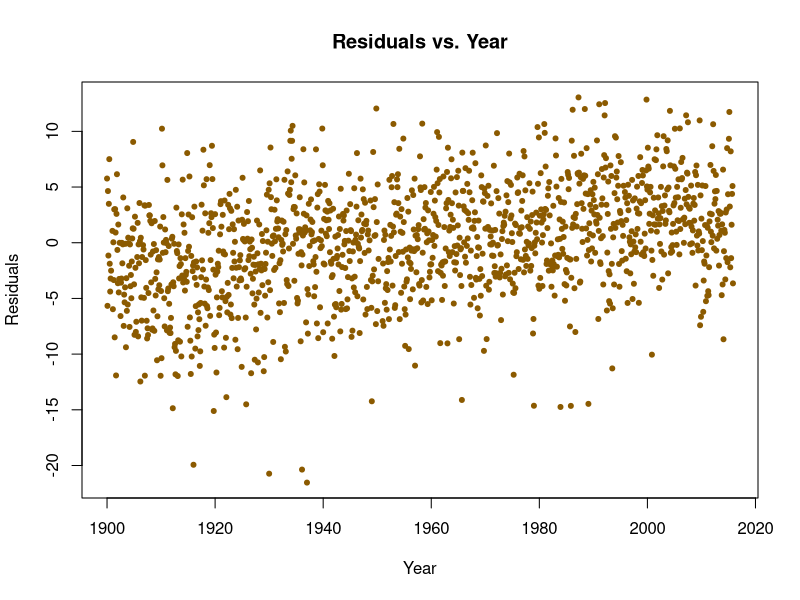
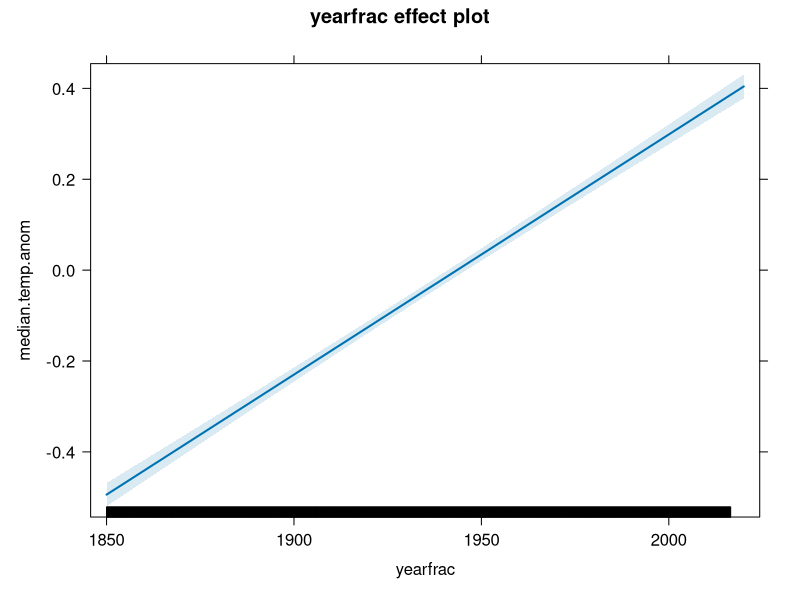

Source code (R) for these figures, in order:
## ---- chunk 1
knitr::opts_chunk$set(echo = TRUE)
## ---- chunk 2
weather = read.csv("rawbozemandata.csv", header = TRUE)

weather$YEAR = substr(as.character(weather$DATE), 0,nchar(weather$DATE)-2)
weather$MONTH = as.factor(substr(as.character(weather$DATE),5,nchar(weather$DATE)))
weather$year = (floor(weather$DATE/100))
weather$Month<-round((weather$DATE/100-weather$year)*100,1)
weather$Yearfrac<-weather$year+(weather$Month-1)/12 #makes it an integer variable
#fit the linear model
lm.weather = lm(MMXT ~ MONTH, data = weather)
#lm.weather$residuals
plot(weather$Yearfrac, lm.weather$residuals, pch = 20, col = "orange4",
     main = "Residuals vs. Year", xlab = "Year", ylab = "Residuals")
## ---- chunk 3
lm.seasoned <- lm(MMXT ~ Yearfrac + MONTH, data = weather)
lm.deseasoned <- lm(lm.weather$residuals ~ Yearfrac, data = weather)
summary(lm.seasoned)
summary(lm.deseasoned)
## ---- chunk 4
hadcrut <- read.table('HadCRUT.4.4.0.0.monthly_nh.txt',
                      col.names = c('Date', 'median.temp.anom',
                                    'bias.l95', 'bias.u95',
                                    'meas.l95', 'meas.u95',
                                    'coverage.l95', 'coverage.u95',
                                    'error.l95', 'error.u95',
                                    'l95', 'u95'))
hadcrut.ts <- ts(hadcrut$median.temp.anom, start = 1850, frequency = 12)
## ---- chunk 5
hadcrut$yearfrac <- time(hadcrut.ts)
had.lm1 <- lm(median.temp.anom ~ yearfrac, data = hadcrut)
summary(had.lm1)

require(effects)
plot(allEffects(had.lm1))
## ---- chunk 6
sessionInfo()$R.version$nickname
getRversion()
